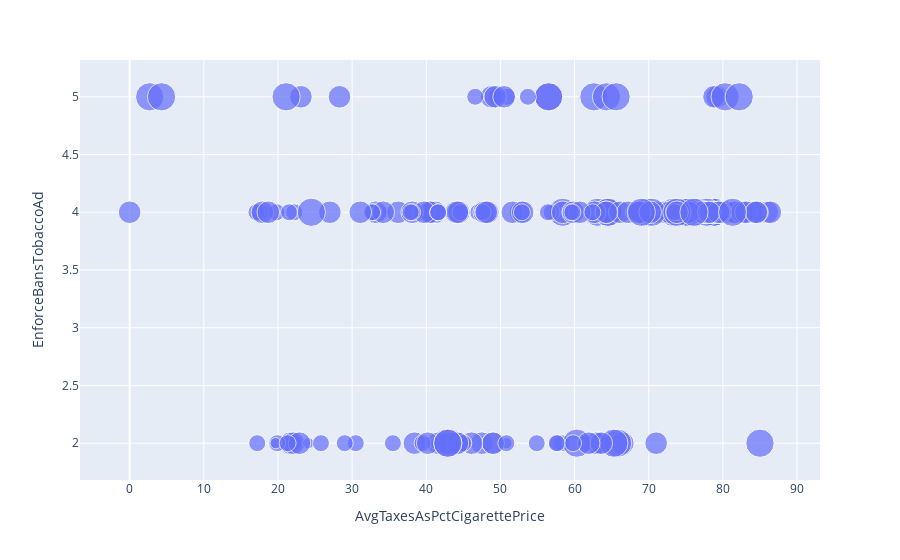

Notebook cell for this chart:
### Code cell
px.scatter(stop_smoking_df, x="AvgTaxesAsPctCigarettePrice", y="EnforceBansTobaccoAd", size="HelpSize", hover_name="Entity")

### Figure 1 — Plotly figure (JSON) as saved in the notebook; plotly's stock layout.template omitted (floating-point values rounded to 4 significant figures; data arrays with more than 128 entries replaced by an {"elided": "..."} marker saying what was removed)
{"data": [{"hovertemplate": "<b>%{hovertext}</b><br><br>AvgTaxesAsPctCigarettePrice=%{x}<br>EnforceBansTobaccoAd=%{y}<br>HelpSize=%{marker.size}<extra></extra>", "hovertext": {"elided": "774 str values"}, "legendgroup": "", "marker": {"color": "#636efa", "size": {"elided": "774 float values"}, "sizemode": "area", "sizeref": 0.0025, "symbol": "circle"}, "mode": "markers", "name": "", "orientation": "v", "showlegend": false, "type": "scatter", "x": {"elided": "774 float values"}, "xaxis": "x", "y": {"elided": "774 int values"}, "yaxis": "y"}], "layout": {"legend": {"itemsizing": "constant", "tracegroupgap": 0}, "margin": {"t": 60}, "xaxis": {"anchor": "y", "domain": [0, 1], "title": {"text": "AvgTaxesAsPctCigarettePrice"}}, "yaxis": {"anchor": "x", "domain": [0, 1], "title": {"text": "EnforceBansTobaccoAd"}}}}
